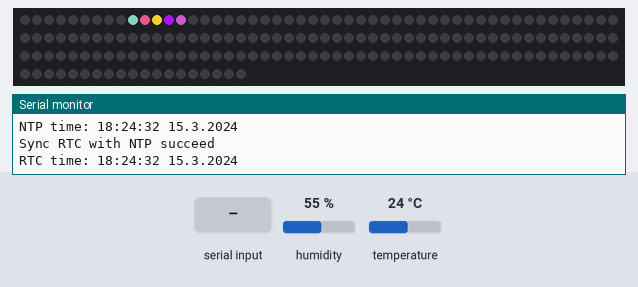
The sketch below on a simulated ESP8266 (NodeMCU). Parts: 169 RGB LEDs in strip order, left to right, continuing on the next row, the last lines printed to the serial monitor. The inputs (shaded band) are chosen by the test bench; at power-on: temperature 24 °C, humidity 55 %. WiFi joins after 1.5 s; servers stay silent unless stated; the local clock reads 2024-03-15 10:24:30 at power-on unless the sketch sets it; random numbers use the default seed unless the sketch sets one.

Above: at 3.2 s.
3.3 s: temperature set to 28 °C
At 14.1 s:
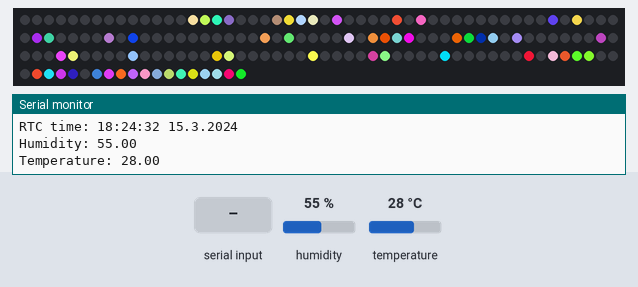
15.8 s: "90,45,200,10\n" received over Serial
At 27.9 s:
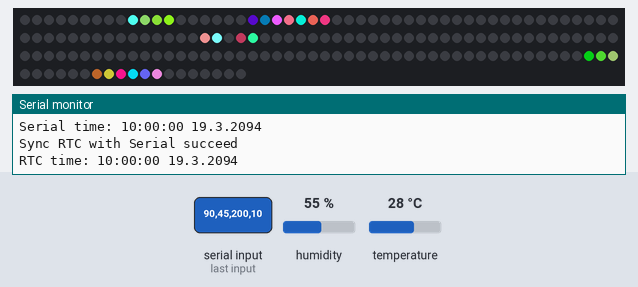
28.3 s: humidity set to 68 %
At 34.4 s:
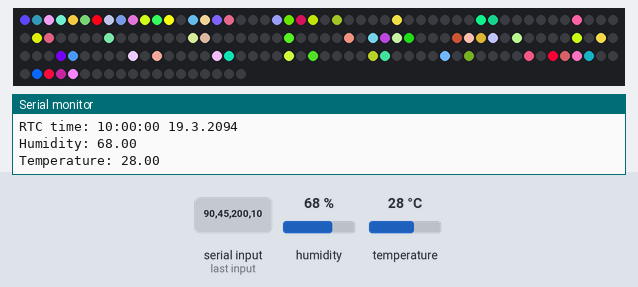
40.8 s: humidity set to 22 %
At 50.0 s:
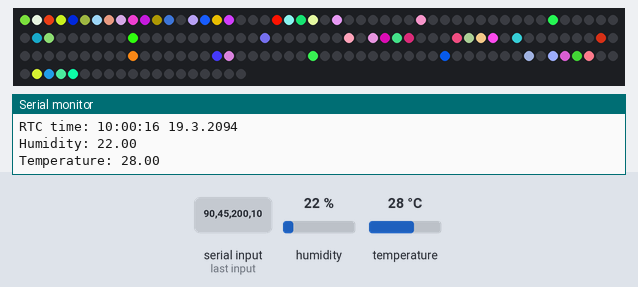
53.3 s: temperature set to 41 °C
At 62.5 s:
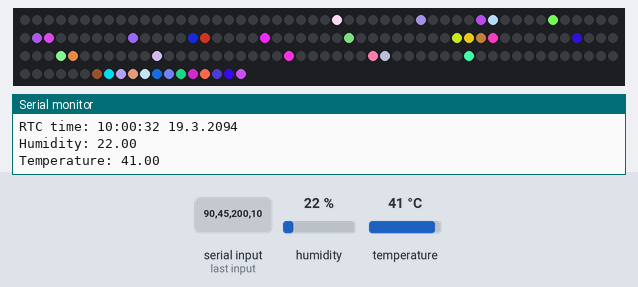
65.8 s: "90,45,200,10,150,30\n" received over Serial
At 75.0 s:
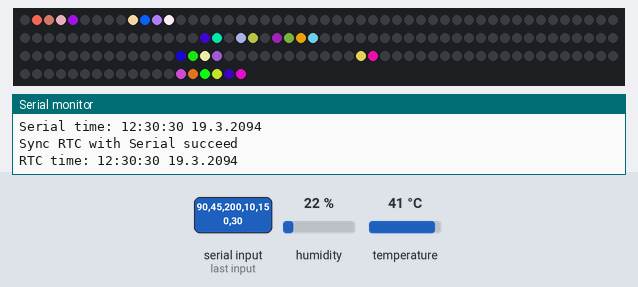

The sketch:

main.ino
```cpp
// (licence header left out)
#include "CUSTOM_SETTING.hpp"
#include <ESP8266WiFi.h>
#include <WiFiUdp.h>
#include <TimeLib.h>
#include <DS3232RTC.h>
#include "DHT.h"
#include "WorldClock_LED.hpp"

WiFiUDP Udp;
DS3232RTC RTC;
WorldClock_LED * LED_strip;
DHT dht(DHTPIN, DHTTYPE);

void print_digitalClock();
void printDigits(int digits);

#if defined(USE_NTP_SYNC_TIMER) || defined(USE_NTP_SYNC_IN_LOOP)
// NTP
time_t getNtpTime();
void sendNTPpacket(IPAddress &NTP_address);
// Sync
extern "C"
{
    #include "user_interface.h"
}
void sync_RTC_NTP();
static bool sync_RTC_NTP_succeed = false;
#endif

#ifdef USE_NTP_SYNC_TIMER
/*
static os_timer_t sync_timer;
void timer_callback_f(void* arg);
*/
#endif

#ifdef USE_NTP_SYNC_IN_LOOP
#endif

#ifdef USE_SERIAL_TIME_SYNC
time_t getSerialTime();
void sync_RTC_Serial();
#endif

// WiFi
static bool WiFi_is_Connected;
inline void Check_WiFi_Status()
{
    for(int count = 0;count < 5, WiFi.status() != WL_CONNECTED;count++)
    {
        WiFi_is_Connected = false;
        Serial.print("connecting to ");
        Serial.print(MY_WIFI_SSID);
        Serial.println(" ...");
        delay(1000);
        if(WiFi.status() == WL_CONNECTED)
        {
            WiFi_is_Connected = true;
            Serial.print("WiFi connected, IP address : ");
            Serial.println(WiFi.localIP());
        }
        else
        {
            Serial.print("WiFi status: ");
            Serial.println(WiFi.status());
        }
    }
}

void setup()
{
    Serial.begin(115200);
    Serial.flush();

    // set WiFi
    //ETS_GPIO_INTR_DISABLE();
    WiFi.mode(WIFI_STA);
    WiFi.begin(MY_WIFI_SSID, MY_WIFI_PASSWORD);
    Check_WiFi_Status();
    //ETS_GPIO_INTR_ENABLE();

    Serial.println("Starting UDP");
    Udp.begin(LocalPort);
    Serial.print("Local port: ");
    Serial.println(Udp.localPort());

    //Serial.println("waiting for sync");
    //setSyncProvider(getNtpTime);
    //setSyncProvider(RTC.get);
    //setSyncInterval(300);

#ifdef USE_NTP_SYNC_TIMER
/*
    //timer usage:https://www.espressif.com/sites/default/files/documentation/2c-esp8266_non_os_sdk_api_reference_en.pdf
    //3.1. Software Timer
    os_timer_setfn(&sync_timer, timer_callback_f, NULL);
    os_timer_arm(&sync_timer, SYNC_NTP_TIMER_FREQUENCY, true); //parameter 2 => milliseconds between sync, 3 => repeat
*/
#endif

    dht.begin();

    LED_strip = new WorldClock_LED(169, LED_WIRED_PIN, NEO_GRB + NEO_KHZ800);
    LED_strip->begin();
    LED_strip->show();
}

void loop()
{
    Check_WiFi_Status();    //check if WIFI still connected

#ifdef USE_NTP_SYNC_IN_LOOP
    static int count = 0;
    if(count == 0)
    {
        sync_RTC_NTP();
        count = SYNC_NTP_LOOP_FREQUENCY;
    }
    else
    {
        count--;
    }
#endif

#ifdef USE_SERIAL_TIME_SYNC
    if(Serial.available() >= 12)    // usage: yyyy,mm,dd,hh,mm,ss
        sync_RTC_Serial();
#endif

// time
    time_t time_now = RTC.get();
    Serial.print("RTC time: ");
    print_digitalClock(time_now);

    tmElements_t time_now_element;
    breakTime(time_now, time_now_element);
    LED_strip->clear();
    LED_strip->show_greeting(time_now_element.Hour);
    LED_strip->show_minute(time_now_element.Minute);
    LED_strip->show_hour(time_now_element.Hour, time_now_element.Minute);
    delay(2500);

// Humidity and Temperature
    // Reading temperature or humidity takes about 250 milliseconds!
    // Sensor readings may also be up to 2 seconds 'old' (its a very slow sensor)
    float humidity = dht.readHumidity();
    // Read temperature as Celsius (the default)
    float temperature = dht.readTemperature();
    // Compute heat index in Celsius (isFahreheit = false)
    float hic = dht.computeHeatIndex(temperature, humidity, false);
    Serial.print("Humidity: ");
    Serial.println(humidity);
    Serial.print("Temperature: ");
    Serial.println(temperature);
    if(isnan(temperature) || isnan(humidity))
    {
        Serial.println("Failed to read from DHT sensor!");
    }
    else
    {
        LED_strip->clear();
        LED_strip->show_temperature(temperature);
        delay(2500);
        LED_strip->clear();
        LED_strip->show_humidity(humidity);
        delay(2500);
    }
}

// print time_t object
void print_digitalClock(time_t time_object)
{
    // digital clock display of the time
    Serial.print(hour(time_object));
    printDigits(minute(time_object));
    printDigits(second(time_object));
    Serial.print(" ");
    Serial.print(day(time_object));
    Serial.print(".");
    Serial.print(month(time_object));
    Serial.print(".");
    Serial.print(year(time_object));
    Serial.println();
}

void printDigits(int digits)
{
    // utility for digital clock display: prints preceding colon and leading 0
    Serial.print(":");
    if(digits < 10)
        Serial.print('0');
    Serial.print(digits);
}

#if defined(USE_NTP_SYNC_TIMER) || defined(USE_NTP_SYNC_IN_LOOP)
/*-------- NTP code ----------*/
#define NTP_PACKET_SIZE 48          // NTP time is in the first 48 bytes of message
byte packetBuffer[NTP_PACKET_SIZE]; //buffer to hold incoming & outgoing packets

time_t getNtpTime()
{
    IPAddress ntpServerIP; // NTP server's ip address

    while(Udp.parsePacket() > 0); // discard any previously received packets
    Serial.println("Transmit NTP Request");
    // get a random server from the pool
    WiFi.hostByName(ntpServerName, ntpServerIP);
    Serial.print(ntpServerName);
    Serial.print(": ");
    Serial.println(ntpServerIP);
    sendNTPpacket(ntpServerIP);
    uint32_t beginWait = millis();
    while(millis() - beginWait < 1500)
    {
        int size = Udp.parsePacket();
        if(size >= NTP_PACKET_SIZE)
        {
            Serial.println("Receive NTP Response");
            Udp.read(packetBuffer, NTP_PACKET_SIZE);  // read packet into the buffer
            unsigned long secsSince1900;
            // convert four bytes starting at location 40 to a long integer
            secsSince1900 =  (unsigned long)packetBuffer[40] << 24;
            secsSince1900 |= (unsigned long)packetBuffer[41] << 16;
            secsSince1900 |= (unsigned long)packetBuffer[42] << 8;
            secsSince1900 |= (unsigned long)packetBuffer[43];
            return secsSince1900 - 2208988800UL + timeZone * SECS_PER_HOUR;
        }
    }
    Serial.println("No NTP Response :-(");
    return 0; // return 0 if unable to get the time
}
// send an NTP request to the time server at the given address
void sendNTPpacket(IPAddress &NTP_address)
{
    // set all bytes in the buffer to 0
    memset(packetBuffer, 0, NTP_PACKET_SIZE);
    // Initialize values needed to form NTP request
    // (see URL above for details on the packets)
    packetBuffer[0] = 0b11100011;   // LI, Version, Mode
    packetBuffer[1] = 0;     // Stratum, or type of clock
    packetBuffer[2] = 6;     // Polling Interval
    packetBuffer[3] = 0xEC;  // Peer Clock Precision
    // 8 bytes of zero for Root Delay & Root Dispersion
    packetBuffer[12] = 49;
    packetBuffer[13] = 0x4E;
    packetBuffer[14] = 49;
    packetBuffer[15] = 52;
    // all NTP fields have been given values, now
    // you can send a packet requesting a timestamp:
    Udp.beginPacket(NTP_address, 123); //NTP requests are to port 123
    Udp.write(packetBuffer, NTP_PACKET_SIZE);
    Udp.endPacket();
}
void sync_RTC_NTP()
{
    // sync RTC with NTP
    time_t ntp_time = getNtpTime();
    Serial.print("NTP time: ");
    print_digitalClock(ntp_time);
    if(!ntp_time)
    {
        sync_RTC_NTP_succeed = false;
        Serial.println("Sync RTC with NTP failed");
    }
    else
    {
        RTC.set(ntp_time);
        sync_RTC_NTP_succeed = true;
        Serial.println("Sync RTC with NTP succeed");
    }
}
#endif

#ifdef USE_NTP_SYNC_TIMER
/*
void timer_callback_f(void* arg)
{
    //ETS_GPIO_INTR_DISABLE();
    sync_RTC_NTP();
    //ETS_GPIO_INTR_ENABLE();
}
*/
#endif

#ifdef USE_SERIAL_TIME_SYNC
time_t getSerialTime()
{
    // note that the tmElements_t Year member is an offset from 1970,
    // but the RTC wants the last two digits of the calendar year.
    // use the convenience macros from the Time Library to do the conversions.
    tmElements_t tm;
    int y = Serial.parseInt();
    if(y >= 100 && y < 1000)
    {
        Serial.println("Error: Year must be two digits or four digits!");
        return 0;
    }
    else
    {
        if (y >= 1000)
            tm.Year = CalendarYrToTm(y);
        else    // (y < 100)
            tm.Year = y2kYearToTm(y);
        tm.Month = Serial.parseInt();
        tm.Day = Serial.parseInt();
        tm.Hour = Serial.parseInt();
        tm.Minute = Serial.parseInt();
        tm.Second = Serial.parseInt();
        return makeTime(tm);
    }
}
void sync_RTC_Serial()
{
    // sync RTC with Serial
    time_t serial_time = getSerialTime();
    Serial.print("Serial time: ");
    print_digitalClock(serial_time);
    if(!serial_time)
    {
        Serial.println("Sync RTC with Serial failed");
    }
    else
    {
        RTC.set(serial_time);        // use the time_t value to ensure correct weekday is set
        Serial.println("Sync RTC with Serial succeed");
    }
    // dump any extraneous input
    while(Serial.available() > 0) Serial.read();
}
#endif
```

WorldClock_LED.hpp
```cpp
// (licence header left out)
#include <Adafruit_NeoPixel.h>
#include <vector>

class WorldClock_LED : public Adafruit_NeoPixel
{
public:
    WorldClock_LED(void);
    WorldClock_LED(uint16_t n, uint8_t p = 6, neoPixelType t = NEO_GRB + NEO_KHZ800);
    ~WorldClock_LED();

    void show_digits(uint8_t number);       // from 0 to 99
    void show_greeting(uint8_t hour);           // from 0 to 23
    void show_minute(uint8_t minute);           // from 0 to 59
    void show_hour(uint8_t hour, uint8_t minute);
    void show_temperature(uint8_t temperature);
    void show_humidity(uint8_t humidity);
private:
    int select_color();
    struct text_struct
    {
        uint8_t start, length;
        int8_t delta;
        text_struct(uint8_t start, int8_t delta, uint8_t length):
            start(start), delta(delta), length(length)
        {
        }
    };
    struct graph_struct
    {
        std::vector<uint8_t> grids;
        graph_struct(std::vector<uint8_t> grids):
            grids(grids)
        {
        }
        graph_struct(void);
    };
    static const text_struct normal_texts[12], hour_texts[14], minute_texts[9];
    static const graph_struct digit_in_ones[10], digit_in_tens[10];
    void show_text(const text_struct& text_s, bool progressively = true);
    void set_graph(const graph_struct& graph);
    void show_text_and_graph(const text_struct& text_s, uint8_t number);
};

WorldClock_LED::WorldClock_LED(void):
    Adafruit_NeoPixel()
{
}
WorldClock_LED::WorldClock_LED(uint16_t n, uint8_t p, neoPixelType t):
    Adafruit_NeoPixel(n, p, t)
{
}
WorldClock_LED::~WorldClock_LED()
{
}
void WorldClock_LED::show_digits(uint8_t number)
{
    set_graph(digit_in_tens[int(number / 10)]);
    set_graph(digit_in_ones[int(number % 10)]);
    show();
}
void WorldClock_LED::set_graph(const graph_struct& graph)
{
    for(uint8_t grid:graph.grids)
    {
        setPixelColor(grid, select_color());
    }
}
int WorldClock_LED::select_color()
{
    return Color(random(0, 255), random(0, 255), random(0, 255));
}
void WorldClock_LED::show_text(const text_struct& text_s, bool progressively)
{
    for(int i = 0;i < text_s.length;i++)
    {
        setPixelColor(text_s.start + text_s.delta * i, select_color());
        if(progressively)
        {
            show();
            delay(250);
        }
    }
}
void WorldClock_LED::show_greeting(uint8_t hour)
{
    if(hour >= 1 && hour <= 11)
    {
        show_text(normal_texts[0]); //GOOD
        show_text(normal_texts[1]); //MORNING
    }
    else if(hour > 11 && hour <= 17)
    {
        show_text(normal_texts[0]); //GOOD
        show_text(normal_texts[2]); //NOON
    }
    else if(hour > 17 && hour <= 23)
    {
        show_text(normal_texts[0]); //GOOD
        show_text(normal_texts[3]); //NIGHT
    }
    else
    {
        show_text(normal_texts[7]); //TIME
        show_text(normal_texts[8]); //TO
        show_text(normal_texts[9]); //SLEEP
    }
}
void WorldClock_LED::show_minute(uint8_t minute)
{
    bool over_half_hour = false;
    minute = minute - minute % 5;
    if(minute > 30)
    {
        over_half_hour = true;
        minute = 60 - minute;
    }
    show_text(minute_texts[0]); //IT
    show_text(minute_texts[1]); //IS
    if(!minute)
        return;
    switch(minute)
    {
        case 5:
            show_text(minute_texts[4]); //FIVE
        break;
        case 10:
            show_text(minute_texts[5]); //TEN
        break;
        case 15:
            show_text(minute_texts[6]); //QUARTER
        break;
        case 20:
            show_text(minute_texts[7]); //TWENTY
        break;
        case 25:
            show_text(minute_texts[7]); //TWENTY
            show_text(minute_texts[4]); //FIVE
        break;
        case 30:
            show_text(minute_texts[8]); //HALF
        break;
    }
    if(over_half_hour)
        show_text(minute_texts[2]); //TO
    else
        show_text(minute_texts[3]); //PAST
}
void WorldClock_LED::show_hour(uint8_t hour, uint8_t minute)
{
    bool is_afternoon = false;
    if(hour >= 12)
        is_afternoon = true;
    hour = hour % 12;
    if(!hour)
        hour = 12;
    show_text(hour_texts[hour]);

    minute = minute - minute % 5;
    if(!minute)
        show_text(hour_texts[0]);   //OCLOCK

    if(is_afternoon)
        show_text(hour_texts[13]);  //PM
}
void WorldClock_LED::show_temperature(uint8_t temperature)
{
    show_text_and_graph(normal_texts[10], temperature);
}
void WorldClock_LED::show_humidity(uint8_t humidity)
{
    show_text_and_graph(normal_texts[11], humidity);
}
void WorldClock_LED::show_text_and_graph(const text_struct& text_s, uint8_t number)
{
    show_text(text_s, false);
    show();
    delay(1000);
    show_digits(number);
}
const WorldClock_LED::text_struct WorldClock_LED::normal_texts[12]
{
    {12, -1, 4},    // 00 GOOD
    {19, 1, 7},     // 01 MORNING
    {4, -1, 4},     // 02 NOON
    {13, 1, 5},     // 03 NIGHT
    {7, -1, 2},     // 04 HI
    {38, -1, 5},    // 05
    {32, -1, 4},    // 06
    {39, 1, 4},     // 07 TIME
    {44, 1, 2},     // 08 TO
    {56, -1, 5},    // 09 SLEEP
    {168, -1, 13},  // 10 TEMPERATURE
    {12, -1, 13},   // 11 HUMIDITY
};
const WorldClock_LED::text_struct WorldClock_LED::minute_texts[9]
{
    {65, 1, 2},     // 00 IT
    {68, 1, 2},     // 01 IS
    {96, 1, 2},     // 02 TO
    {116, -1, 4},   // 03 PAST
    {91, 1, 4},     // 04 FIVE
    {75, 1, 3},     // 05 TEN
    {90, -1, 7},    // 06 QUARTER
    {83, -1, 6},    // 07 TWENTY
    {71, 1, 4},     // 08 HALF
};
const WorldClock_LED::text_struct WorldClock_LED::hour_texts[14]
{
    {161, -1, 6},   // 00 Oclock
    {111, -1, 3},   // 01 One
    {117, 1, 3},    // 02 Two
    {108, -1, 5},   // 03 Three
    {120, 1, 4},    // 04 Four
    {124, 1, 4},    // 05 Five
    {142, -1, 3},   // 06 Six
    {139, -1, 5},   // 07 Seven
    {134, -1, 5},   // 08 Eight
    {143, 1, 4},    // 09 Nine
    {147, 1, 3},    // 10 Ten
    {150, 1, 6},    // 11 Eleven
    {168, -1, 6},   // 12 Twelve
    {128, 1, 2},    // 13 Pm
};
const WorldClock_LED::graph_struct WorldClock_LED::digit_in_tens[10]
{
    {{14, 15, 16, 17, 38, 39, 64, 65, 33, 44, 59, 70, 91, 116, 117, 142, 96, 111, 122, 137, 144, 145, 146, 147, }},
    {{33, 44, 59, 70, 96, 111, 122, 137, }},
    {{14, 15, 16, 17, 33, 44, 59, 70, 89, 88, 87, 86, 91, 116, 117, 142, 144, 145, 146, 147, }},
    {{14, 15, 16, 17, 33, 44, 59, 70, 89, 88, 87, 86, 96, 111, 122, 137, 144, 145, 146, 147, }},
    {{38, 39, 64, 65, 33, 44, 59, 70, 89, 88, 87, 86, 96, 111, 122, 137, }},
    {{14, 15, 16, 17, 38, 39, 64, 65, 89, 88, 87, 86, 96, 111, 122, 137, 144, 145, 146, 147, }},
    {{14, 15, 16, 17, 38, 39, 64, 65, 89, 88, 87, 86, 91, 116, 117, 142, 96, 111, 122, 137, 144, 145, 146, 147, }},
    {{14, 15, 16, 17, 38, 39, 64, 65, 33, 44, 59, 70, 96, 111, 122, 137, }},
    {{14, 15, 16, 17, 38, 39, 64, 65, 33, 44, 59, 70, 89, 88, 87, 86, 91, 116, 117, 142, 96, 111, 122, 137, 144, 145, 146, 147, }},
    {{14, 15, 16, 17, 38, 39, 64, 65, 33, 44, 59, 70, 89, 88, 87, 86, 96, 111, 122, 137, 144, 145, 146, 147, }},
};
const WorldClock_LED::graph_struct WorldClock_LED::digit_in_ones[10]
{
    {{21, 22, 23, 24, 31, 46, 57, 72, 26, 51, 52, 77, 98, 109, 124, 135, 103, 104, 129, 130, 151, 152, 153, 154, }},
    {{26, 51, 52, 77, 103, 104, 129, 130, }},
    {{21, 22, 23, 24, 26, 51, 52, 77, 82, 81, 80, 79, 98, 109, 124, 135, 151, 152, 153, 154, }},
    {{21, 22, 23, 24, 26, 51, 52, 77, 82, 81, 80, 79, 103, 104, 129, 130, 151, 152, 153, 154, }},
    {{31, 46, 57, 72, 26, 51, 52, 77, 82, 81, 80, 79, 103, 104, 129, 130, }},
    {{21, 22, 23, 24, 31, 46, 57, 72, 82, 81, 80, 79, 103, 104, 129, 130, 151, 152, 153, 154, }},
    {{21, 22, 23, 24, 31, 46, 57, 72, 82, 81, 80, 79, 98, 109, 124, 135, 103, 104, 129, 130, 151, 152, 153, 154, }},
    {{21, 22, 23, 24, 31, 46, 57, 72, 26, 51, 52, 77, 103, 104, 129, 130, }},
    {{21, 22, 23, 24, 31, 46, 57, 72, 26, 51, 52, 77, 82, 81, 80, 79, 98, 109, 124, 135, 103, 104, 129, 130, 151, 152, 153, 154, }},
    {{21, 22, 23, 24, 31, 46, 57, 72, 26, 51, 52, 77, 82, 81, 80, 79, 103, 104, 129, 130, 151, 152, 153, 154, }},
};
```

Measured:
- what the display in image 1 shows lasts 2.5 s, from 12.7 s to 15.2 s
